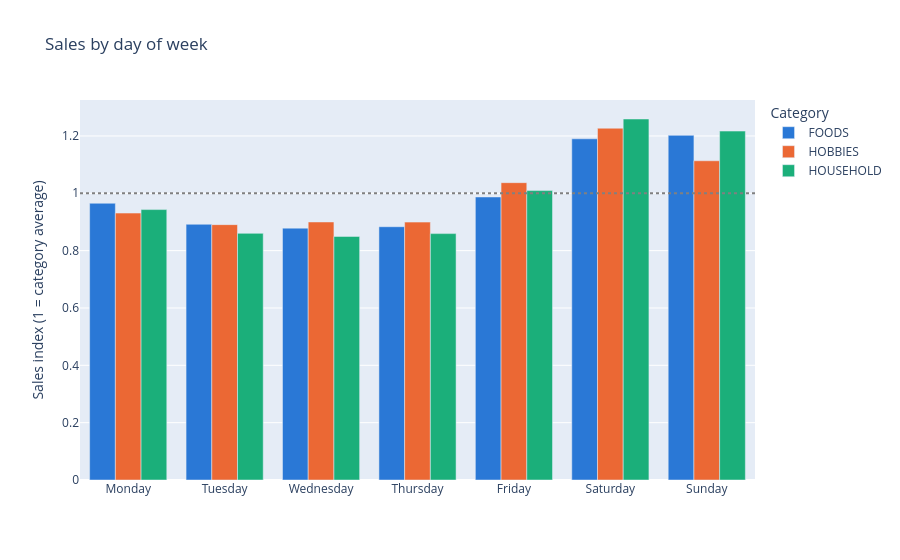
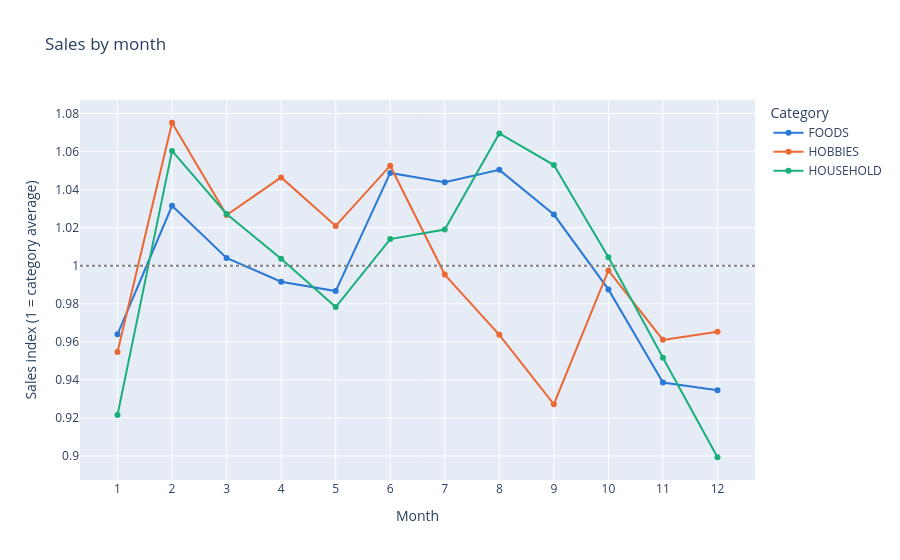

The code cell stored with these charts, in order, in its notebook:
### Markdown cell above
### 6.2 Day of week and month
ดัชนี = ยอดขายเฉลี่ยในวันนั้น / ยอดขายเฉลี่ยทั้งหมดของหมวดนั้น (1.0 = เท่าค่าเฉลี่ย)

### Code cell
weekday_order = ["Monday", "Tuesday", "Wednesday", "Thursday", "Friday", "Saturday", "Sunday"]
cat_mean = merge_df.groupby("cat_id", observed=True)["sales"].mean()

def seasonal_index(col):
    m = merge_df.groupby(["cat_id", col], observed=True)["sales"].mean()
    return m.div(cat_mean, level="cat_id").rename("index").reset_index()

weekday_idx = seasonal_index("day_name")
fig = px.bar(
    weekday_idx, x="day_name", y="index", color="cat_id", barmode="group",
    color_discrete_map=CAT_COLORS, category_orders={"day_name": weekday_order},
    labels={"day_name": "", "index": "Sales index (1 = category average)", "cat_id": "Category"},
    title="Sales by day of week",
)
fig.add_hline(y=1, line_dash="dot", line_color="gray")
fig.show()

month_idx = seasonal_index("month")
fig = px.line(
    month_idx, x="month", y="index", color="cat_id", markers=True,
    color_discrete_map=CAT_COLORS,
    labels={"month": "Month", "index": "Sales index (1 = category average)", "cat_id": "Category"},
    title="Sales by month",
)
fig.update_xaxes(dtick=1)
fig.add_hline(y=1, line_dash="dot", line_color="gray")
fig.show()

### Figure 1 — Plotly figure (JSON) as saved in the notebook; plotly's stock layout.template omitted (floating-point values rounded to 4 significant figures)
{"data": [{"alignmentgroup": "True", "hovertemplate": "Category=FOODS<br>=%{x}<br>Sales index (1 = category average)=%{y}<extra></extra>", "legendgroup": "FOODS", "marker": {"color": "#2a78d6", "pattern": {"shape": ""}}, "name": "FOODS", "offsetgroup": "FOODS", "orientation": "v", "showlegend": true, "textposition": "auto", "type": "bar", "x": ["Friday", "Monday", "Saturday", "Sunday", "Thursday", "Tuesday", "Wednesday"], "xaxis": "x", "y": [0.9871, 0.9652, 1.19, 1.202, 0.8834, 0.8919, 0.8785], "yaxis": "y"}, {"alignmentgroup": "True", "hovertemplate": "Category=HOBBIES<br>=%{x}<br>Sales index (1 = category average)=%{y}<extra></extra>", "legendgroup": "HOBBIES", "marker": {"color": "#eb6834", "pattern": {"shape": ""}}, "name": "HOBBIES", "offsetgroup": "HOBBIES", "orientation": "v", "showlegend": true, "textposition": "auto", "type": "bar", "x": ["Friday", "Monday", "Saturday", "Sunday", "Thursday", "Tuesday", "Wednesday"], "xaxis": "x", "y": [1.037, 0.9309, 1.227, 1.113, 0.8995, 0.8907, 0.9], "yaxis": "y"}, {"alignmentgroup": "True", "hovertemplate": "Category=HOUSEHOLD<br>=%{x}<br>Sales index (1 = category average)=%{y}<extra></extra>", "legendgroup": "HOUSEHOLD", "marker": {"color": "#1baf7a", "pattern": {"shape": ""}}, "name": "HOUSEHOLD", "offsetgroup": "HOUSEHOLD", "orientation": "v", "showlegend": true, "textposition": "auto", "type": "bar", "x": ["Friday", "Monday", "Saturday", "Sunday", "Thursday", "Tuesday", "Wednesday"], "xaxis": "x", "y": [1.009, 0.9432, 1.259, 1.217, 0.8594, 0.8603, 0.8495], "yaxis": "y"}], "layout": {"barmode": "group", "legend": {"title": {"text": "Category"}, "tracegroupgap": 0}, "shapes": [{"line": {"color": "gray", "dash": "dot"}, "type": "line", "x0": 0, "x1": 1, "xref": "x domain", "y0": 1, "y1": 1, "yref": "y"}], "title": {"text": "Sales by day of week"}, "xaxis": {"anchor": "y", "categoryarray": ["Monday", "Tuesday", "Wednesday", "Thursday", "Friday", "Saturday", "Sunday"], "categoryorder": "array", "domain": [0, 1], "title": {"text": ""}}, "yaxis": {"anchor": "x", "domain": [0, 1], "title": {"text": "Sales index (1 = category average)"}}}}

### Figure 2 — Plotly figure (JSON) as saved in the notebook; plotly's stock layout.template omitted (floating-point values rounded to 4 significant figures)
{"data": [{"hovertemplate": "Category=FOODS<br>Month=%{x}<br>Sales index (1 = category average)=%{y}<extra></extra>", "legendgroup": "FOODS", "line": {"color": "#2a78d6", "dash": "solid"}, "marker": {"symbol": "circle"}, "mode": "lines+markers", "name": "FOODS", "orientation": "v", "showlegend": true, "type": "scatter", "x": [1, 2, 3, 4, 5, 6, 7, 8, 9, 10, 11, 12], "xaxis": "x", "y": [0.964, 1.032, 1.004, 0.9916, 0.9867, 1.049, 1.044, 1.05, 1.027, 0.9876, 0.9386, 0.9346], "yaxis": "y"}, {"hovertemplate": "Category=HOBBIES<br>Month=%{x}<br>Sales index (1 = category average)=%{y}<extra></extra>", "legendgroup": "HOBBIES", "line": {"color": "#eb6834", "dash": "solid"}, "marker": {"symbol": "circle"}, "mode": "lines+markers", "name": "HOBBIES", "orientation": "v", "showlegend": true, "type": "scatter", "x": [1, 2, 3, 4, 5, 6, 7, 8, 9, 10, 11, 12], "xaxis": "x", "y": [0.9547, 1.075, 1.027, 1.046, 1.021, 1.053, 0.9954, 0.9637, 0.9272, 0.9975, 0.961, 0.9653], "yaxis": "y"}, {"hovertemplate": "Category=HOUSEHOLD<br>Month=%{x}<br>Sales index (1 = category average)=%{y}<extra></extra>", "legendgroup": "HOUSEHOLD", "line": {"color": "#1baf7a", "dash": "solid"}, "marker": {"symbol": "circle"}, "mode": "lines+markers", "name": "HOUSEHOLD", "orientation": "v", "showlegend": true, "type": "scatter", "x": [1, 2, 3, 4, 5, 6, 7, 8, 9, 10, 11, 12], "xaxis": "x", "y": [0.9215, 1.06, 1.027, 1.004, 0.9783, 1.014, 1.019, 1.07, 1.053, 1.005, 0.9516, 0.8993], "yaxis": "y"}], "layout": {"legend": {"title": {"text": "Category"}, "tracegroupgap": 0}, "shapes": [{"line": {"color": "gray", "dash": "dot"}, "type": "line", "x0": 0, "x1": 1, "xref": "x domain", "y0": 1, "y1": 1, "yref": "y"}], "title": {"text": "Sales by month"}, "xaxis": {"anchor": "y", "domain": [0, 1], "dtick": 1, "title": {"text": "Month"}}, "yaxis": {"anchor": "x", "domain": [0, 1], "title": {"text": "Sales index (1 = category average)"}}}}
